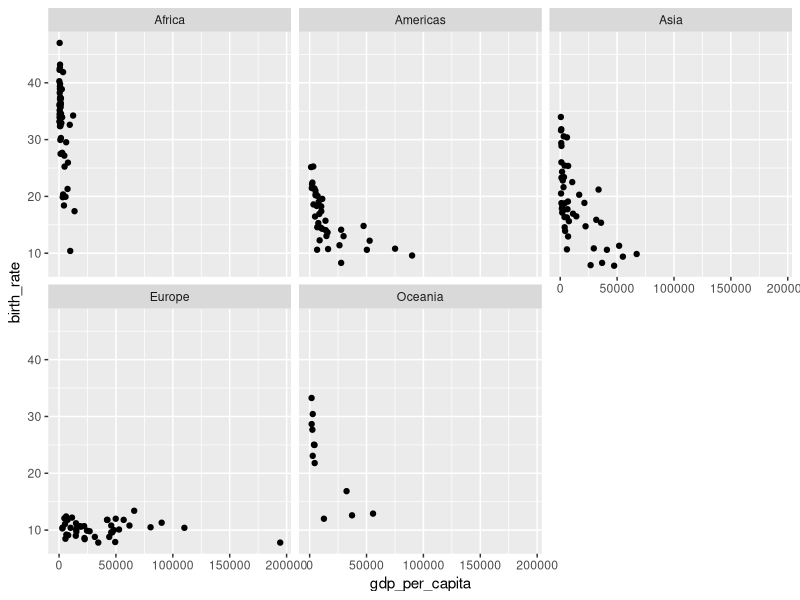
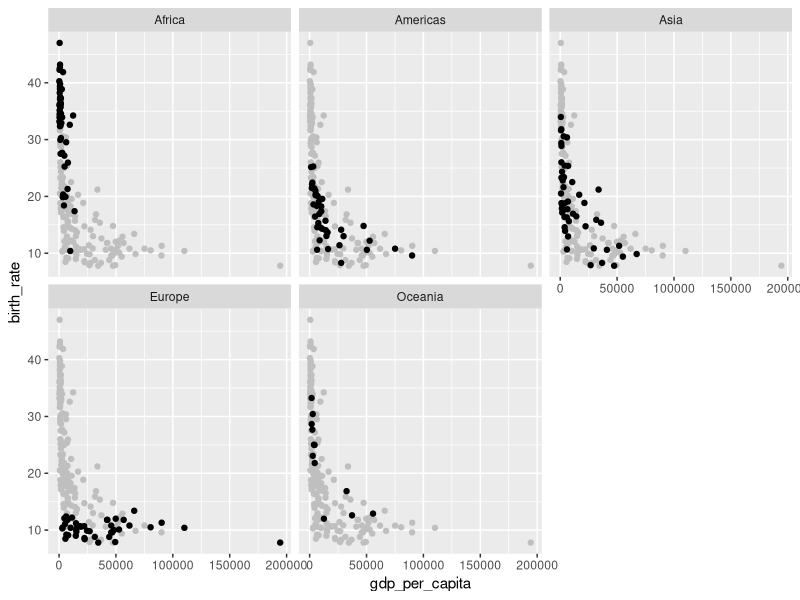
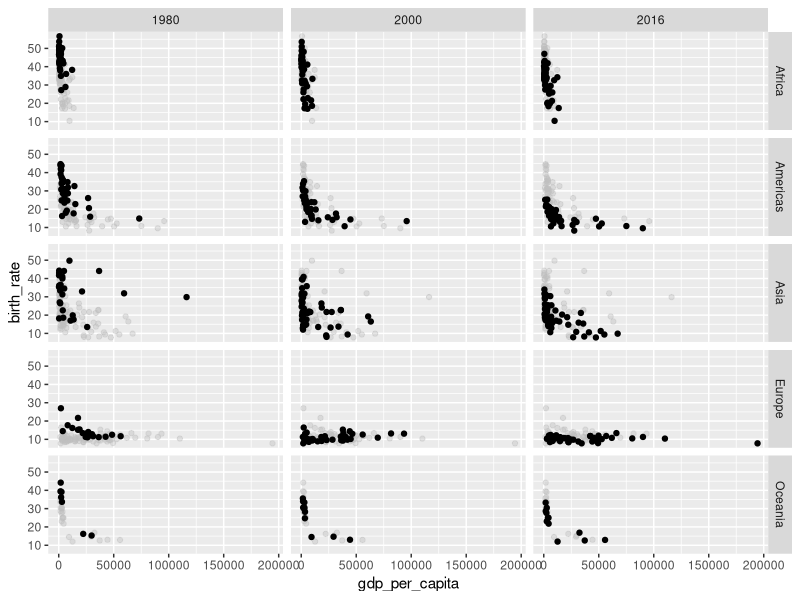

The R script that drew these images, in order:
library(tidyverse)

world_bank_countries <- read_csv("data/world_bank_countries.csv")

world_bank_countries %>% 
  filter(year == "2016") %>% 
  ggplot(aes(x = gdp_per_capita, y = birth_rate)) +
  geom_point() +
  facet_wrap(~ continent)

# Adding all the data to the panels
world_bank_countries %>% 
  filter(year == "2016") %>% 
  ggplot(aes(x = gdp_per_capita, y = birth_rate)) +
  geom_point(data = world_bank_countries %>% 
               filter(year == "2016") %>% 
               select(-continent), color = "grey75") +
  geom_point() +
  facet_wrap(~ continent)

# Get more creative with facet_grid
world_bank_countries %>% 
  filter(year %in% c(1980, 2000, 2016)) %>% 
  ggplot(aes(x = gdp_per_capita, birth_rate)) +
  geom_point(data = world_bank_countries %>% 
               filter(year %in% c(1980, 2000, 2016)) %>% 
               select(-year), color = "grey75", alpha = .4) +
  geom_point() +
  facet_grid(rows = vars(continent), cols = vars(year))
